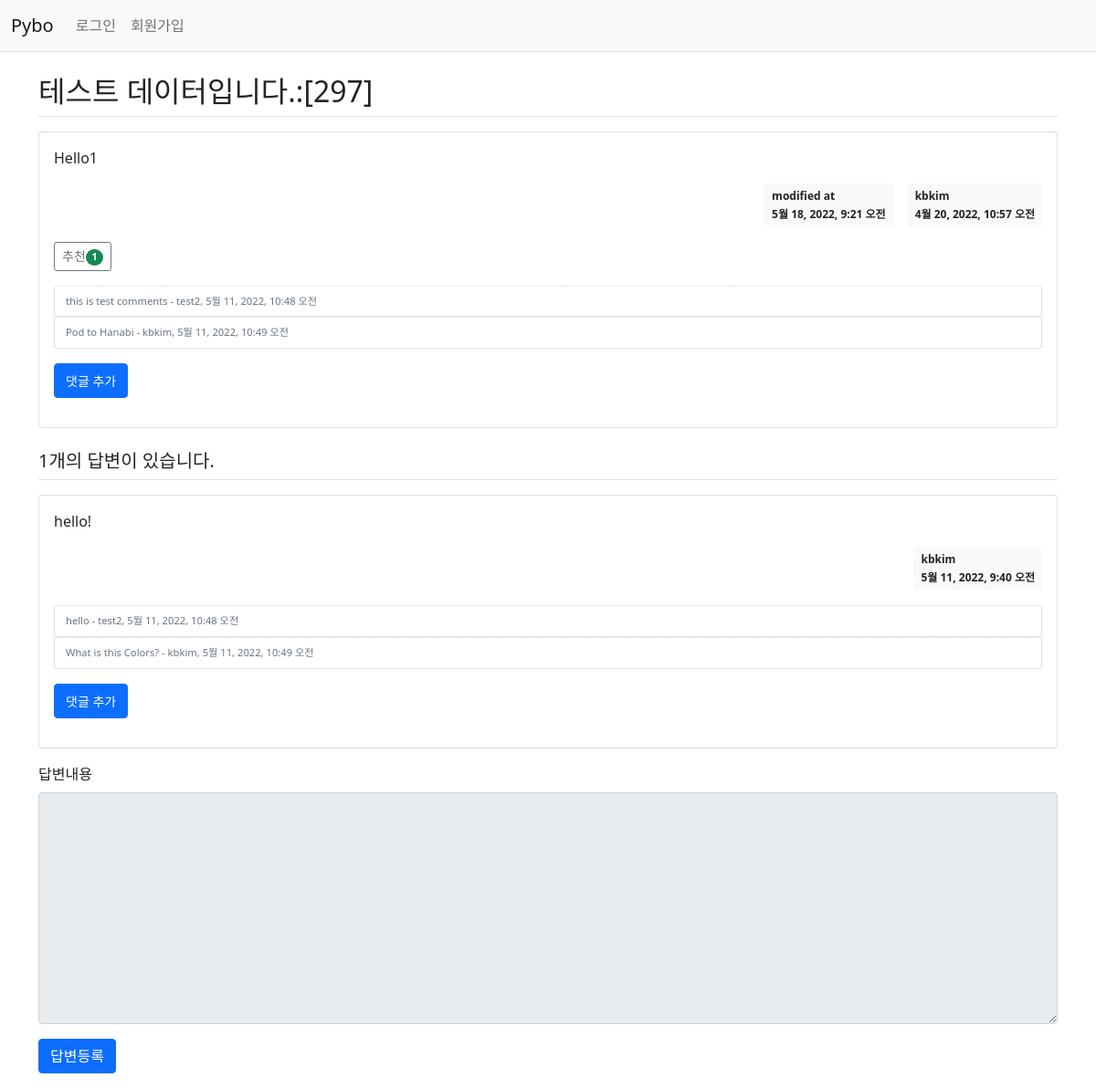
/pybo/304/, run on the app's committed database.
### pybo/models.py (models this page shows, shortened)
class Question(models.Model):
    author = models.ForeignKey(User, on_delete=models.CASCADE, related_name='author_question')
    subject = models.CharField(max_length=200)
    content = models.TextField()
    create_date = models.DateTimeField()
    modify_date = models.DateTimeField(null=True, blank=True)
    voter = models.ManyToManyField(User, related_name='voter_question') #추천인 추가

class Comment(models.Model):
    author = models.ForeignKey(User, on_delete=models.CASCADE)
    content = models.TextField()
    create_date = models.DateTimeField()
    modify_date = models.DateTimeField(null=True, blank=True)
    question = models.ForeignKey(Question, null=True, blank=True, on_delete=models.CASCADE)
    answer = models.ForeignKey(Answer, null=True, blank=True, on_delete=models.CASCADE)

class Answer(models.Model):
    author = models.ForeignKey(User, on_delete=models.CASCADE, related_name='author_answer')
    question = models.ForeignKey(Question, on_delete=models.CASCADE)
    content = models.TextField()
    create_date = models.DateTimeField()
    modify_date = models.DateTimeField(null=True, blank=True)
    voter = models.ManyToManyField(User, related_name='voter_answer')

### pybo/views/base_views.py (the view)
# urls.py: path('<int:question_id>/',base_views.detail, name='detail'),
def detail(request, question_id):
    question = get_object_or_404(Question, pk=question_id)
    context = {'question': question}
    return render(request, 'pybo/question_detail.html', context)

### pybo/templatetags/pybo_filter.py (called while the page is built)
@register.filter()
def mark(value):
    extensions = ["nl2br", "fenced_code"]
    return mark_safe(markdown.markdown(value, extensions=extensions))

### templates/pybo/question_detail.html (shortened to what this page needs)
{% extends 'base.html' %}
{% load pybo_filter %}
{% block content %}
<head>
</head>
<div class="container my-3">
    <h2 class="border-bottom py-2">{{ question.subject }}</h2>
    <div class="card my-3">
        <div class="card-body">
            <div class="card-text"">{{ question.content|mark }}</div>
            <div class="d-flex justify-content-end">
                {% if question.modify_date %}
                <div class="badge bg-light text-dark p-2 text-start mx-3">
                <div class="mb-2">modified at</div>
                <div>{{ question.modify_date }}</div>
                </div>
                {% endif %}
                <div class="badge bg-light text-dark p-2 text-start">
                    <div class="mb-2">{{ question.author.username }}</div>
                    <div>{{ question.create_date }}</div>
                </div>
            </div>
            <div class="my-3">
                <a href="javascript:void(0)" data-uri="{% url 'pybo:question_vote' question.id %}" class="recommend btn btn-sm btn-outline-secondary">추천<span class="badge rounded-pill bg-success">{{question.voter.count}}</span></a>
                {% if question.comment_set.count > 0 %}
                <div class="mt-3">
                {% for comment in question.comment_set.all %}
                    <div class="container card comment py-2 text-muted">
                        <div>
                            <span style="white-space: pre-line;">{{ comment.content }}</span>
                            <span>
                                - {{ comment.author }}, {{ comment.create_date }}
                            </span>
                        </div>
                    </div>
                {% endfor %}
                </div>
                {% endif %}
                <div>
                    <a href="{% url 'pybo:comment_create_question' question.id  %}"
                        class="btn btn-primary small"><small>댓글 추가</small></a>
                </div>
            </div>
        </div>
    </div>
    <h5 class="border-bottom my-3 py-2">{{question.answer_set.count}}개의 답변이 있습니다.</h5>
    {% for answer in question.answer_set.all %}
    <div class="card my-3">
        <div class="card-body">
            <div class="card-text">{{ answer.content|mark }}</div>
            <div class="d-flex justify-content-end">
                <div class="badge bg-light text-dark p-2 text-start">
                    <div class="mb-2">{{ answer.author.username }}</div>
                    <div>{{count}}{{ answer.create_date }}</div>
                </div>
            </div>
            {% if answer.comment_set.count > 0 %}
            <div class="mt-3">
            {% for comment in answer.comment_set.all %}
                <div class="container card comment py-2 text-muted">
                    <div>
                        <span style="white-space: pre-line;">{{ comment.content }}</span>
                        <span>
                            - {{ comment.author }}, {{ comment.create_date }}
                        </span>
                    </div>
                </div>
            {% endfor %}
            </div>
            {% endif %}
            <div class="mb-3">
                <a href="{% url 'pybo:comment_create_answer' answer.id  %}"
                   class="btn btn-primary small"><small>댓글 추가</small></a>
            </div>
        </div>
    </div>
    {% endfor %}
    <form action="{% url 'pybo:answer_create' question.id %}" method="post" class="my-3">
        <div class="mb-3">
            <label for="content" class="form-label">답변내용</label>
            <textarea {% if not user.is_authenticated %}disabled{% endif %} name="content" id="content" class="form-control" rows="10"></textarea>
        </div>
        <input type="submit" value="답변등록" class="btn btn-primary">
    </form>
</div>
{% endblock %}

### static/style.css (style rules this page uses)
.comment { border-top:dotted 1px #ddd; font-size:0.7em; }

### data on the page
Question: subject "테스트 데이터입니다.:[297]", content|mark "Hello1", modify_date "5월 18, 2022, 9:21 오전", author.username "kbkim", create_date "4월 20, 2022, 10:57 오전", voter.count "1", answer_set.count "1"
Comment: content "this is test comments", author "test2", create_date "5월 11, 2022, 10:48 오전"
Comment: content "Pod to Hanabi", author "kbkim", create_date "5월 11, 2022, 10:49 오전"
Answer: content|mark "hello!", author.username "kbkim", create_date "5월 11, 2022, 9:40 오전"
Comment: content "hello", author "test2", create_date "5월 11, 2022, 10:48 오전"
Comment: content "What is this Colors?", author "kbkim", create_date "5월 11, 2022, 10:49 오전"
